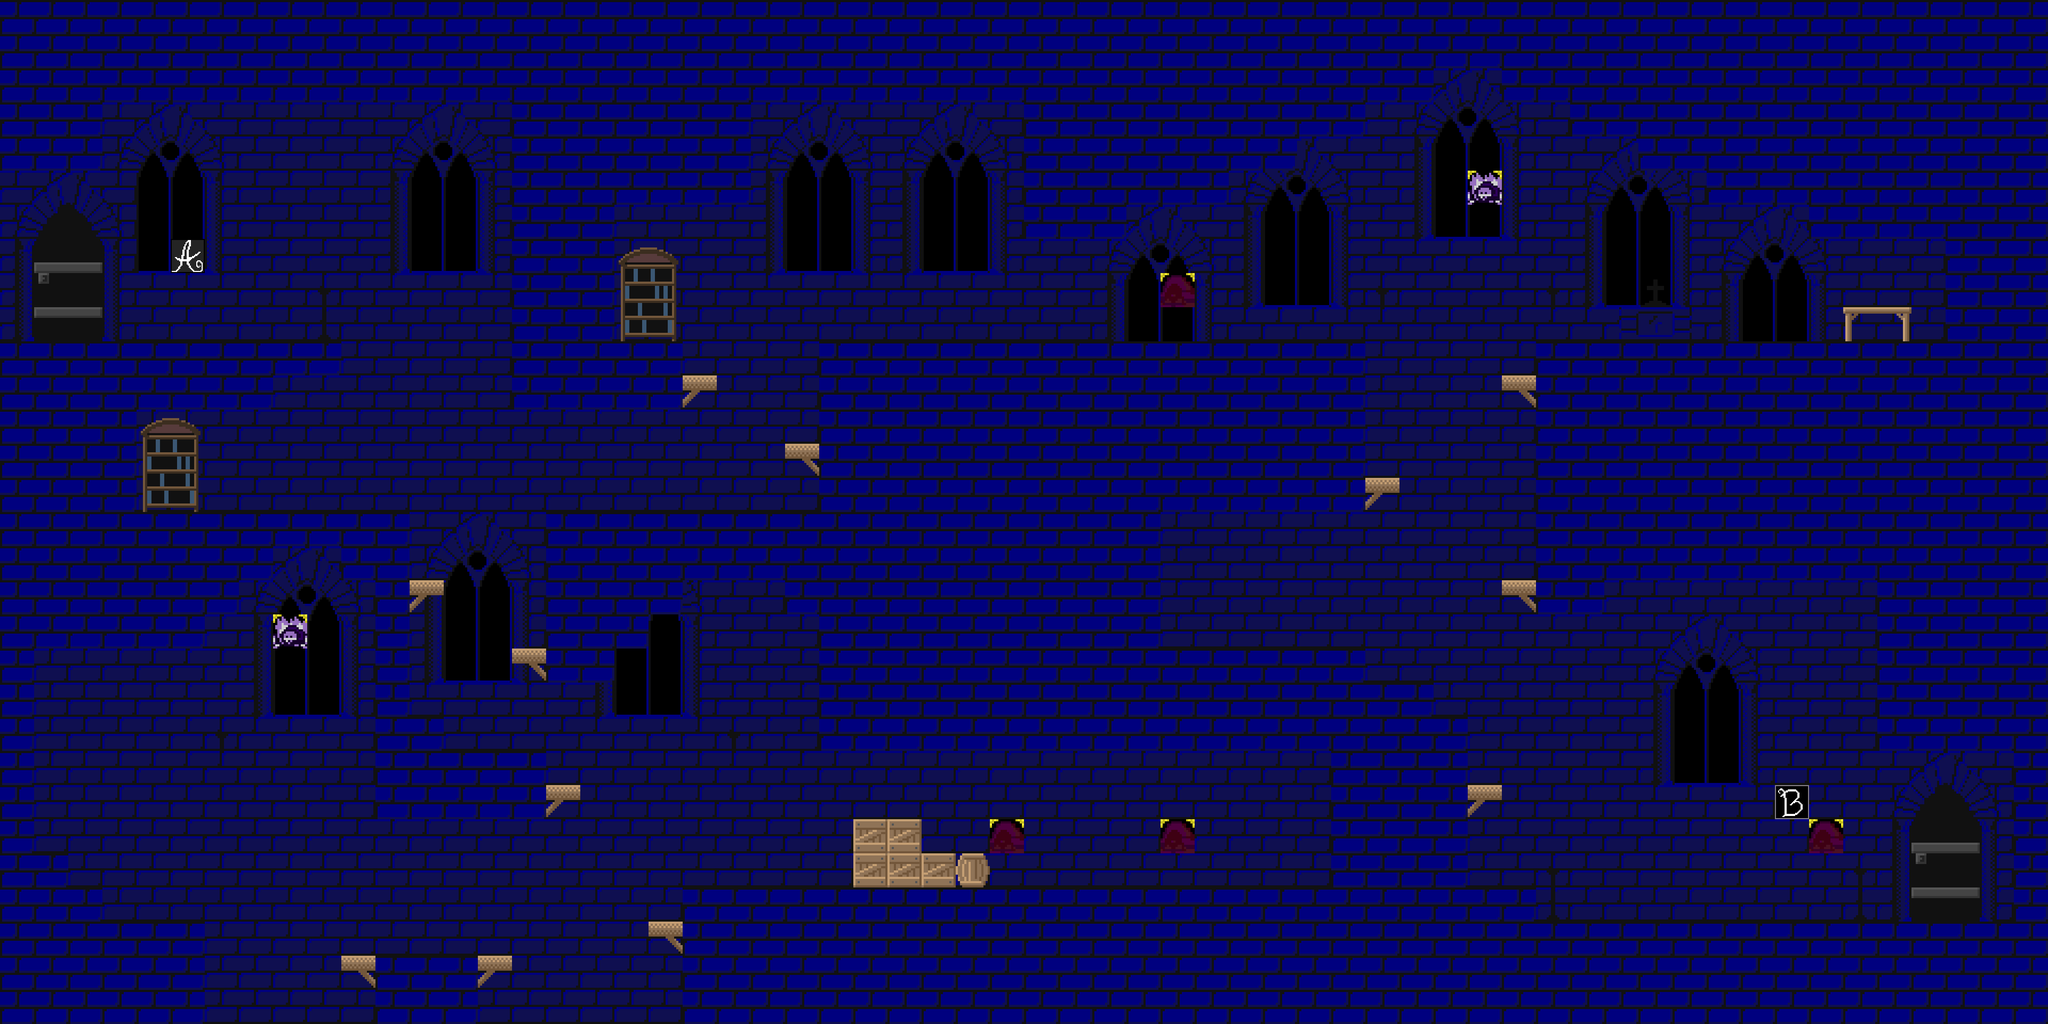

Tiled map render using the project's own tile images. Description and the map definition, with tile-layer contents summarised, below:
An orthogonal 60x30 tile map with 64x64 px tiles, 8 tile layers (background, enemy, constraint, terrain, ...), 7 tilesets.

<map version="1.9" tiledversion="1.9.2" orientation="orthogonal" renderorder="right-down" width="60" height="30" tilewidth="64" tileheight="64" infinite="0" nextlayerid="13" nextobjectid="1">
 <editorsettings>
  <export target="../01/level_01.csv" format="csv" />
 </editorsettings>
 <tileset firstgid="1" source="Tileset.tsx" />
 <tileset firstgid="289" source="Player_setup_tiles.tsx" />
 <tileset firstgid="290" source="Next_Room_Trigger.tsx" />
 <tileset firstgid="291" source="Last_Room_Trigger.tsx" />
 <tileset firstgid="292" source="Enemy_Setup_Tiles.tsx" />
 <tileset firstgid="296" source="foreground_stuff.tsx" />
 <tileset firstgid="296" source="Boss_setup_tiles.tsx" />
 <layer id="6" name="background" width="60" height="30">
  <data>[1800 cells, 1800 non-empty, 45 distinct tile ids]</data>
 </layer>
 <layer id="8" name="enemy" width="60" height="30">
  <data>[1800 cells, 6 non-empty, 2 distinct tile ids]</data>
 </layer>
 <layer id="4" name="constraint" width="60" height="30">
  <data>[1800 cells, 0 non-empty, 0 distinct tile ids]</data>
 </layer>
 <layer id="5" name="terrain" width="60" height="30">
  <data>[1800 cells, 953 non-empty, 19 distinct tile ids]</data>
 </layer>
 <layer id="11" name="boss" width="60" height="30">
  <data>[1800 cells, 1 non-empty, 1 distinct tile ids]</data>
 </layer>
 <layer id="7" name="torch" width="60" height="30">
  <data>[1800 cells, 7 non-empty, 1 distinct tile ids]</data>
 </layer>
 <layer id="3" name="player" width="60" height="30">
  <data>[1800 cells, 1 non-empty, 1 distinct tile ids]</data>
 </layer>
 <layer id="1" name="foreground" width="60" height="30">
  <data>[1800 cells, 17 non-empty, 11 distinct tile ids]</data>
 </layer>
</map>
